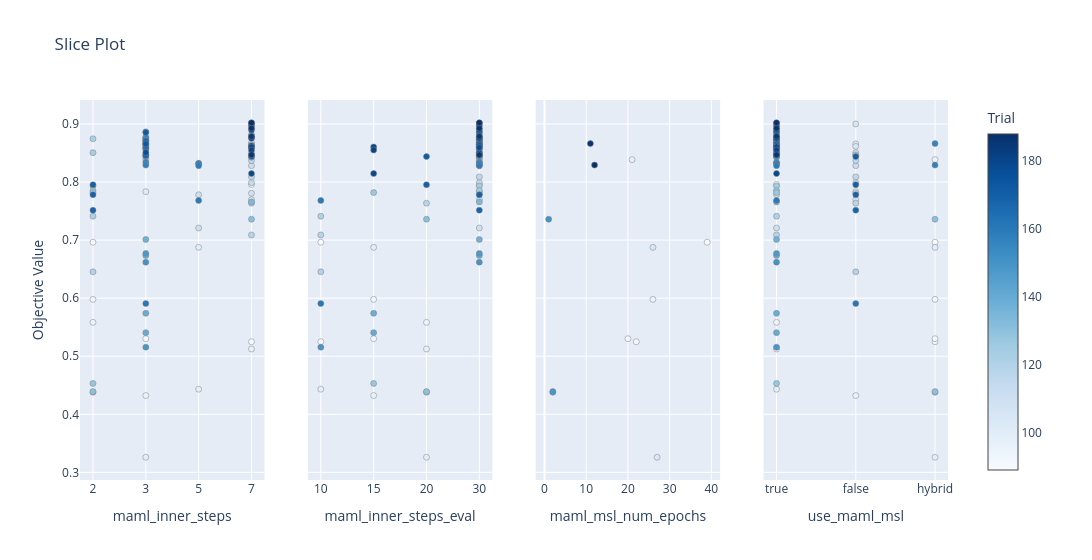

The code cell stored with this chart in its notebook:
### Code cell
fig_slice = plot_slice(study, params=params_to_plot_MAMLPP)
fig_slice.show()
